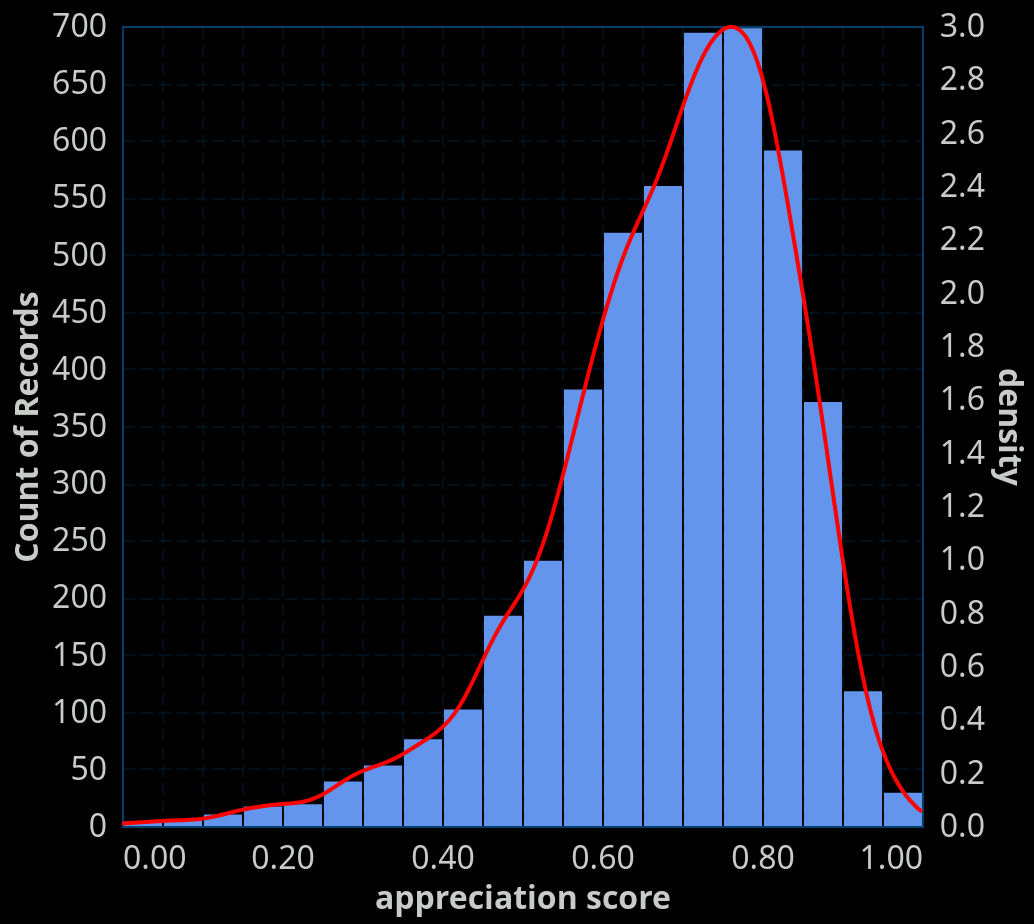

The Vega-Lite source for this figure:
### Vega-Lite specification from a JSON file in a GitHub repository (floating-point values rounded to 4 significant figures; data arrays with more than 128 entries replaced by an {"elided": "..."} marker saying what was removed)
{"config": {"view": {"continuousWidth": 400, "continuousHeight": 300, "stroke": "#043f6b", "strokeWidth": 1}, "background": "#000000", "mark": {"color": "#6495ED"}, "arc": {"fill": "#6495ED"}, "area": {"fill": "#6495ED", "line": true, "fillOpacity": 0.1}, "line": {"stroke": "#6495ED", "strokeWidth": 2}, "path": {"stroke": "#6495ED"}, "rect": {"fill": "#6495ED"}, "shape": {"stroke": "#6495ED"}, "symbol": {"fill": "#6495ED"}, "title": {"color": "#C7CCC9", "anchor": "start", "dy": -15, "fontSize": 16, "font": "IBM Plex Sans,system-ui,-apple-system,BlinkMacSystemFont,\".sfnstext-regular\",sans-serif", "fontWeight": 600}, "axisBand": {"grid": false}, "axis": {"labelColor": "#C7CCC9", "labelFontSize": 16, "labelFont": "IBM Plex Sans Condensed, system-ui, -apple-system, BlinkMacSystemFont, \".SFNSText-Regular\", sans-serif", "labelFontWeight": 400, "titleColor": "#C7CCC9", "titleFontWeight": 600, "titleFontSize": 16, "grid": true, "gridColor": "#043f6b", "labelAngle": 0, "domainColor": null, "tickColor": null, "labelPadding": 2, "tickSize": 6, "tickWidth": 0.5, "gridOpacity": 1, "gridZ": 1}, "axisX": {"gridDash": [6, 3], "gridWidth": 0.25, "gridColor": "#043f6b", "labelAngle": 0}, "axisY": {"gridDash": [6, 3], "gridWidth": 0.25, "gridColor": "#043f6b"}, "layer": {"grid": 1, "mark": 0}, "legend": {"labelFontSize": 11, "padding": 1, "symbolType": "square", "labelColor": "#C7CCC9", "titleColor": "#C7CCC9"}, "style": {"guide-label": {"font": "IBM Plex Sans,system-ui,-apple-system,BlinkMacSystemFont,\".sfnstext-regular\",sans-serif", "fill": "#C7CCC9", "fontWeight": 400}, "guide-title": {"font": "IBM Plex Sans,system-ui,-apple-system,BlinkMacSystemFont,\".sfnstext-regular\",sans-serif", "fill": "#C7CCC9", "fontWeight": 400}}, "range": {"category": ["#33a8c7ff", "#52e3e1ff", "#a0e426ff", "#fdf148ff", "#ffab00ff", "#f77976ff", "#f050aeff", "#d883ffff", "#9336fdff"]}}, "layer": [{"data": {"name": "data-d9fc77bd361f8bf11a3b160defbd09db"}, "mark": {"type": "bar"}, "encoding": {"x": {"bin": {"maxbins": 30}, "field": "appreciation_score", "title": "appreciation score", "type": "quantitative"}, "y": {"aggregate": "count", "type": "quantitative"}}}, {"data": {"name": "data-d9fc77bd361f8bf11a3b160defbd09db"}, "mark": {"type": "line", "color": "red"}, "encoding": {"x": {"field": "appreciation_score", "type": "quantitative"}, "y": {"axis": {"labelPadding": 25}, "field": "density", "type": "quantitative"}}, "transform": [{"density": "appreciation_score", "as": ["appreciation_score", "density"]}]}], "height": 400, "resolve": {"scale": {"y": "independent"}}, "width": 400, "$schema": "https://vega.github.io/schema/vega-lite/v5.20.1.json", "datasets": {"data-d9fc77bd361f8bf11a3b160defbd09db": {"elided": "4703 records"}}}
